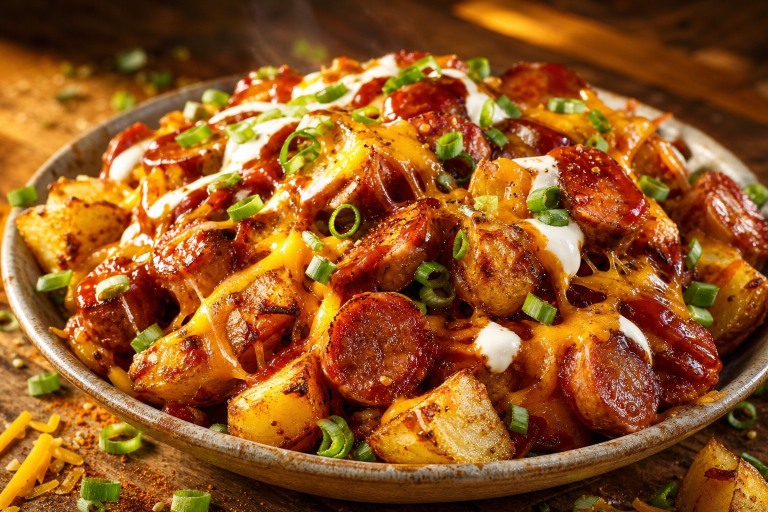
#> input picture images/photos/bbq-sausage-loaded-potatoes-1.jpg, 1536 x 1024 px (shown at 1/2 size); its folder holds only this picture in this run
$ python -i cover.py   (imports and definitions only)
#> lines starting #> are read from the running program, lines starting #| are printed output that depends on the picture
#> further down, picture is the input picture: PIL image 1536x1024 RGB; mean R, G, B 145.9, 86.8, 33.8
"""The cover slide: an AI storefront photo with the hook in TikTok-style white caption boxes."""
from __future__ import annotations

import io
import random
from dataclasses import dataclass
from datetime import date
from functools import lru_cache
from itertools import combinations
from pathlib import Path

from PIL import Image, ImageDraw, ImageFilter, ImageFont

from . import config
from .openai_api import OpenAI
from .writer import is_emoji

W, H = 1080, 1920
SKIP = {0x200D, 0xFE0F, 0x20E3}   # joiners / variation selectors: not drawn on their own
SS = 4                            # supersampling for smooth box edges
BACKGROUND_POOL = 10              # backgrounds kept for days when image generation fails


# ---- backgrounds ------------------------------------------------------------------------------

def crop_portrait(img: Image.Image) -> Image.Image:
    """Centre-crops to 9:16 and resizes to 1080x1920."""
    img = img.convert("RGB")
    w, h = img.size
#> w = 1536; h = 1024
    target = W / H
    if w / h > target:
        nw = round(h * target)
#> nw = 576
        img = img.crop(((w - nw) // 2, 0, (w - nw) // 2 + nw, h))
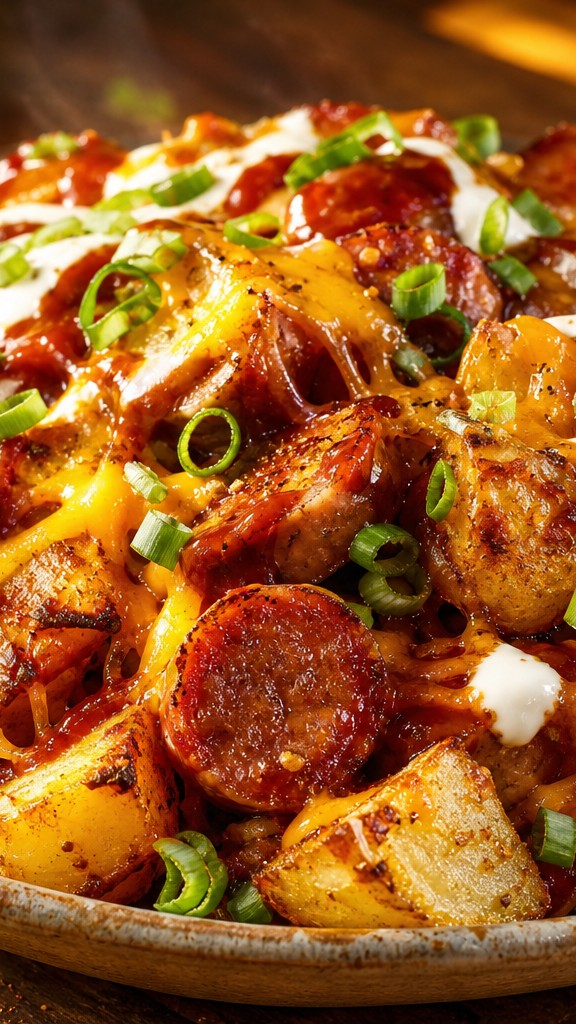
#> img: PIL image 576x1024 RGB; mean R, G, B 152.4, 89.8, 34.1
    else:
        nh = round(w / target)
        img = img.crop((0, (h - nh) // 2, w, (h - nh) // 2 + nh))
    return img.resize((W, H), Image.LANCZOS)


# [5 lines left out: function pick_scene, not called in this run]


SIGN_COLOURS = {
    # Aldi's border and Lidl's circle are bright yellow; Asda's letters green; Tesco's red;
    # Sainsbury's orange.
    "yellow": lambda r, g, b: r > 200 and g > 120 and b < 70 and r - b > 160,
    "green": lambda r, g, b: g > 140 and r < 150 and b < 110 and g - r > 50 and g - b > 70,
    "red": lambda r, g, b: r > 170 and g < 70 and b < 80,
    "orange": lambda r, g, b: r > 210 and 80 < g < 170 and b < 70 and r - g > 60,
}
STORE_SIGN = {"aldi": "yellow", "lidl": "yellow", "asda": "green", "tesco": "red", "sainsburys": "orange",
              "aldius": "yellow", "walmart": "yellow", "traderjoes": "red"}   # Walmart: its yellow spark


# [61 lines left out: functions find_sign, generate_background, _spares, keep_background, not called in this run]


def spare_background(rng: random.Random, folder: Path | None = None, store: str = "aldi") -> Image.Image | None:
    spares = _spares(folder or config.BACKGROUND_DIR, store)
    return crop_portrait(Image.open(rng.choice(spares))) if spares else None


# [23 lines left out: function placeholder_background, not called in this run]


# ---- text drawing -----------------------------------------------------------------------------

@lru_cache(maxsize=16)
def _font(path: str, size: int) -> ImageFont.FreeTypeFont:
    return ImageFont.truetype(str(config.ROOT / path), size)


# [23 lines left out: functions _emoji, _runs, not called in this run]


@dataclass
class Style:
    font: str
    emoji_font: str
    size: int

    @property
    def emoji_h(self) -> int:
        return round(self.size * 1.06)

    @property
    def line_h(self) -> int:
        return round(self.size * 1.42)

    @property
    def pad_x(self) -> int:
        return round(self.size * 0.42)

    @property
    def radius(self) -> int:
        return round(self.size * 0.3)

    # [166 lines left out: functions width, wrap, balance, fit, _box_mask, _draw_lines and 2 more, not called in this run]

>>> from PIL import Image
>>> picture = Image.open('../images/photos/bbq-sausage-loaded-potatoes-1.jpg')
>>> result = crop_portrait(picture)

$ run again, on images/photos/bbq-sausage-loaded-potatoes-2.jpg
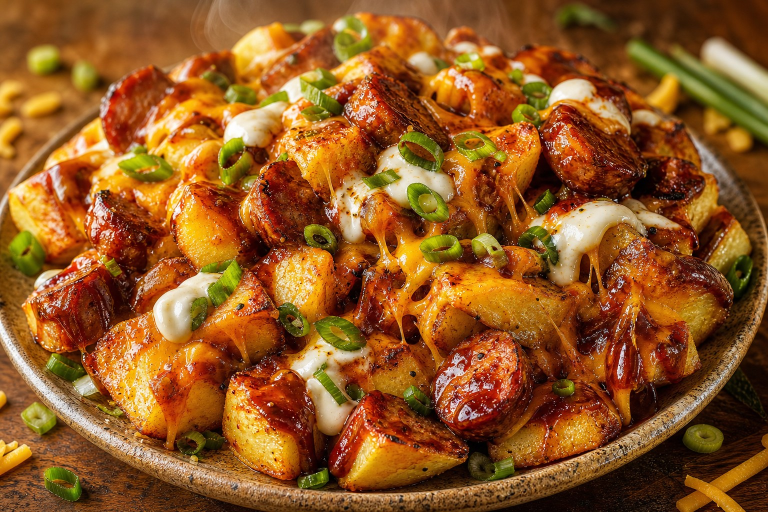
#> input picture images/photos/bbq-sausage-loaded-potatoes-2.jpg, 1536 x 1024 px (shown at 1/2 size)
#> picture is the input picture: PIL image 1536x1024 RGB; mean R, G, B 145.1, 88, 35
#> in crop_portrait, `img = img.crop(((w - nw) // 2, 0, (w - nw) // 2 + nw, h))`:
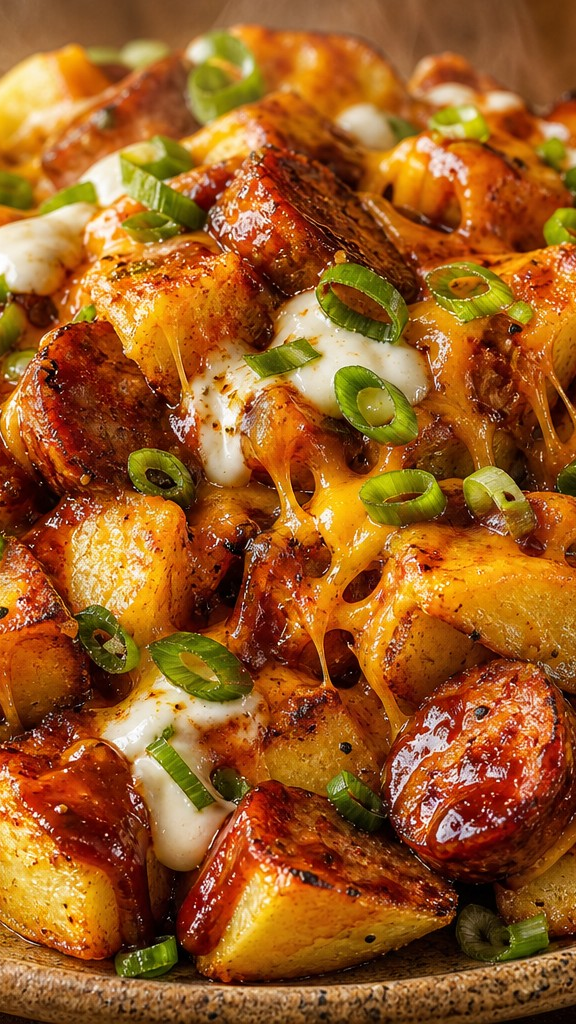
#> img: PIL image 576x1024 RGB; mean R, G, B 155.4, 92.8, 35.6

$ run again, on images/photos/buffalo-chicken-quesadillas-1.jpg
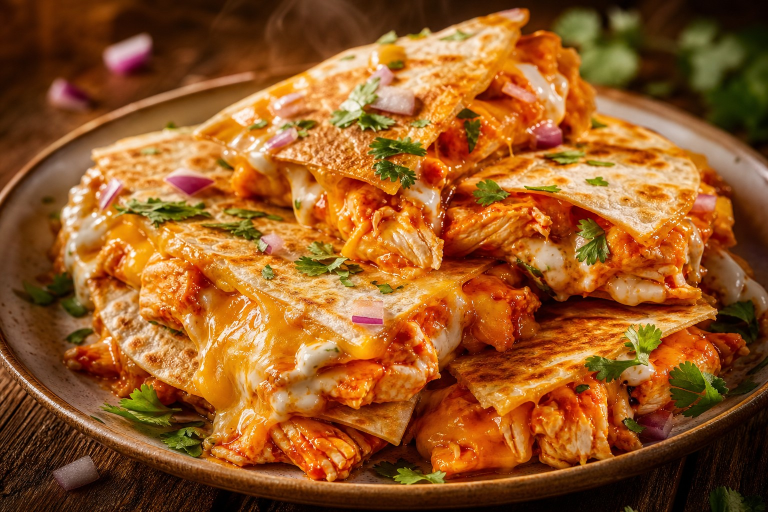
#> input picture images/photos/buffalo-chicken-quesadillas-1.jpg, 1536 x 1024 px (shown at 1/2 size)
#> picture is the input picture: PIL image 1536x1024 RGB; mean R, G, B 148, 88.3, 36.5
#> in crop_portrait, `img = img.crop(((w - nw) // 2, 0, (w - nw) // 2 + nw, h))`:
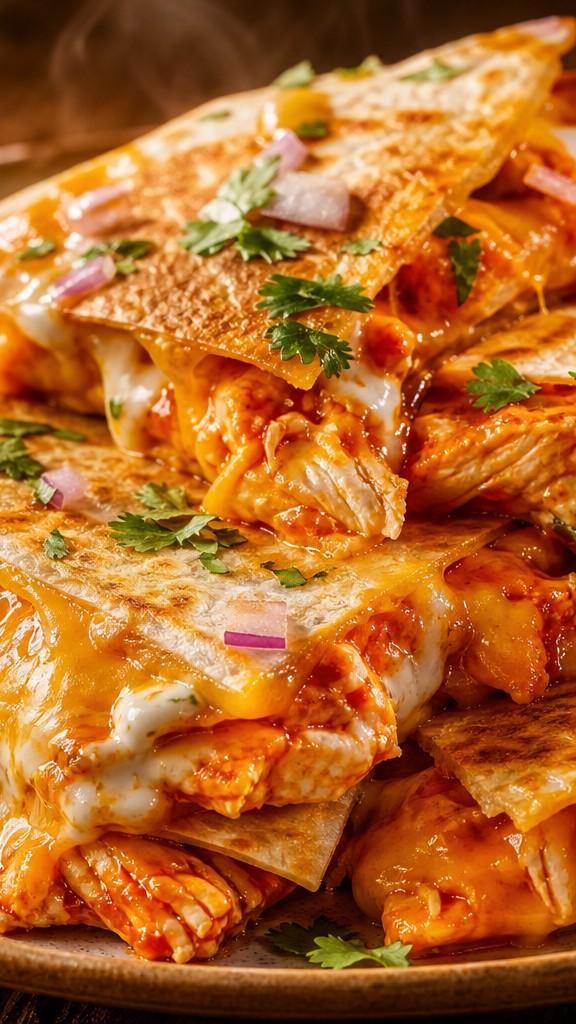
#> img: PIL image 576x1024 RGB; mean R, G, B 175.4, 101.6, 39.5

$ run again, on images/photos/buffalo-chicken-quesadillas-2.jpg
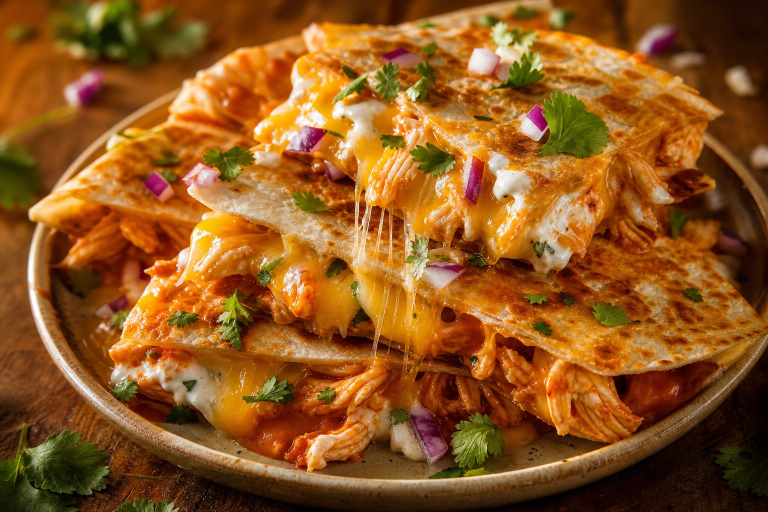
#> input picture images/photos/buffalo-chicken-quesadillas-2.jpg, 1536 x 1024 px (shown at 1/2 size)
#> picture is the input picture: PIL image 1536x1024 RGB; mean R, G, B 142.9, 86.8, 31.4
#> in crop_portrait, `img = img.crop(((w - nw) // 2, 0, (w - nw) // 2 + nw, h))`:
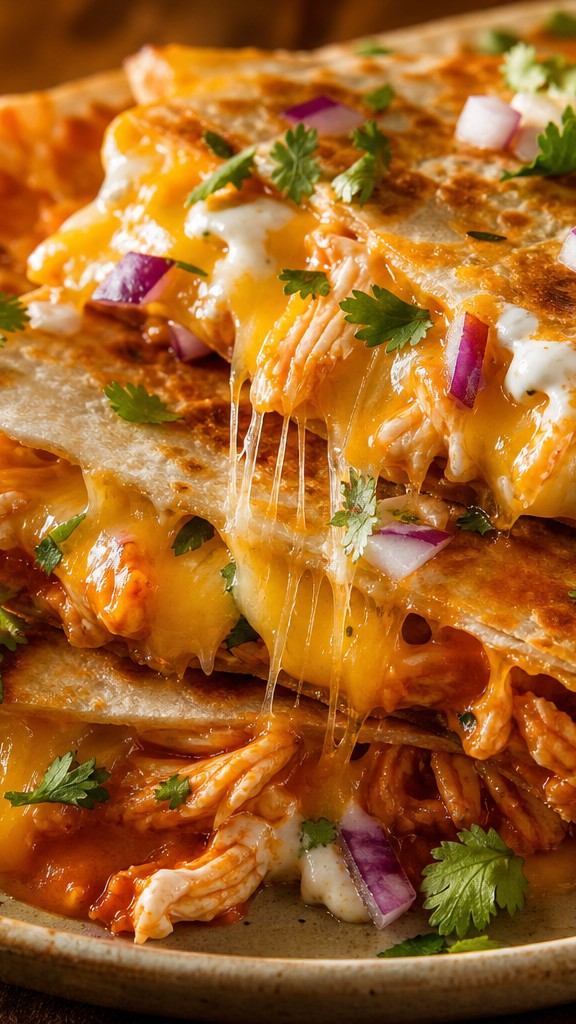
#> img: PIL image 576x1024 RGB; mean R, G, B 161.9, 100.7, 39.4
